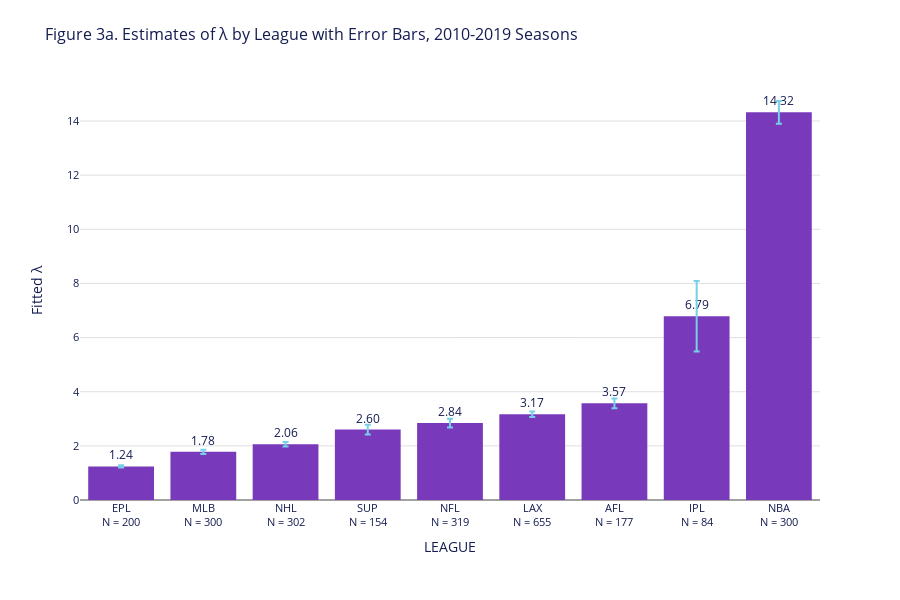

The notebook cell this image was saved under:
### Code cell
# Figure 3a - Single Lambda Plot with Error Bars and N Values
# Sort by lambda values (ascending order)
ols_sorted = ols.sort_values('λ').copy()

# Create the matplotlib version
fig, ax = plt.subplots(figsize=(12, 8))

# Create bar chart
bars = ax.bar(range(len(ols_sorted)), ols_sorted['λ'], 
              color=chart_colors['primary_color'], alpha=0.8, width=0.6)

# Add error bars (±2 standard errors)
ax.errorbar(range(len(ols_sorted)), ols_sorted['λ'], 
            yerr=ols_sorted['λ se'] * 2, 
            fmt="none", capsize=8, capthick=2, 
            color=chart_colors['accent_color'], linewidth=2)

# Add value labels on top of bars
for i, (idx, row) in enumerate(ols_sorted.iterrows()):
    ax.text(i, row['λ'] + row['λ se'] * 2 + 0.3, f'{row["λ"]:.1f}', 
            ha='center', va='bottom', fontweight='bold', 
            fontsize=11, color=chart_colors['text_color'])

# Set x-axis labels with N values
x_labels = [f"{row['LEAGUE']}\nN = {int(row['nobs'])}" for _, row in ols_sorted.iterrows()]
ax.set_xticks(range(len(ols_sorted)))
ax.set_xticklabels(x_labels, fontsize=11)

# Styling
ax.set_ylabel('Fitted λ', fontsize=14, fontweight='bold')
ax.set_ylim(0, 16)
ax.grid(True, axis='y', alpha=0.3, color=chart_colors['secondary_color'])
ax.set_axisbelow(True)

# Apply custom styling
style_matplotlib_chart(ax, chart_colors, 
                      'Figure 3a. Estimates of λ by League with Error Bars, 2010-2019 Seasons')

plt.tight_layout()
plt.show()

# Create interactive Plotly version
fig_plotly = create_plotly_bar_chart(
    data=ols_sorted,
    x_col='LEAGUE',
    y_col='λ',
    title='Figure 3a. Estimates of λ by League with Error Bars, 2010-2019 Seasons',
    error_col='λ se',
    add_value_labels=True
)

# Multiply error bars by 2 to show ±2 standard errors
fig_plotly.data[0].error_y.array = fig_plotly.data[0].error_y.array * 2

# Update x-axis labels to include N values
x_labels_plotly = [f"{row['LEAGUE']}<br>N = {int(row['nobs'])}" for _, row in ols_sorted.iterrows()]
fig_plotly.update_xaxes(
    tickmode='array',
    tickvals=list(range(len(ols_sorted))),
    ticktext=x_labels_plotly
)

# Update layout for better spacing
fig_plotly.update_layout(
    yaxis_title="Fitted λ",
    height=600,
    margin=dict(b=100)  # More bottom margin for N values
)

fig_plotly.show()

# Export the plot
export_plot(fig_plotly, "lambda_estimates_complete", "Lambda Estimates with Error Bars")

### Figure 1 — Plotly figure (JSON) as saved in the notebook; plotly's stock layout.template omitted (floating-point values rounded to 4 significant figures)
{"data": [{"error_y": {"array": [0.04, 0.08, 0.08, 0.18, 0.16, 0.1, 0.18, 1.3, 0.42], "color": "#75D0E8", "thickness": 2, "type": "data", "visible": true, "width": 3}, "hovertemplate": "LEAGUE: %{x}<br>λ: %{y}<extra></extra>", "marker": {"color": "#783ABB"}, "text": [1.24, 1.78, 2.06, 2.6, 2.84, 3.17, 3.57, 6.79, 14.32], "textposition": "outside", "texttemplate": "%{text:.2f}", "type": "bar", "x": ["EPL", "MLB", "NHL", "SUP", "NFL", "LAX", "AFL", "IPL", "NBA"], "y": [1.24, 1.78, 2.06, 2.6, 2.84, 3.17, 3.57, 6.79, 14.32]}], "layout": {"height": 600, "margin": {"b": 100, "l": 80, "r": 80, "t": 80}, "showlegend": false, "title": {"text": "Figure 3a. Estimates of λ by League with Error Bars, 2010-2019 Seasons"}, "xaxis": {"tickmode": "array", "ticktext": ["EPL<br>N = 200", "MLB<br>N = 300", "NHL<br>N = 302", "SUP<br>N = 154", "NFL<br>N = 319", "LAX<br>N = 655", "AFL<br>N = 177", "IPL<br>N = 84", "NBA<br>N = 300"], "tickvals": [0, 1, 2, 3, 4, 5, 6, 7, 8], "title": {"text": "LEAGUE"}}, "yaxis": {"title": {"text": "Fitted λ"}}}}
